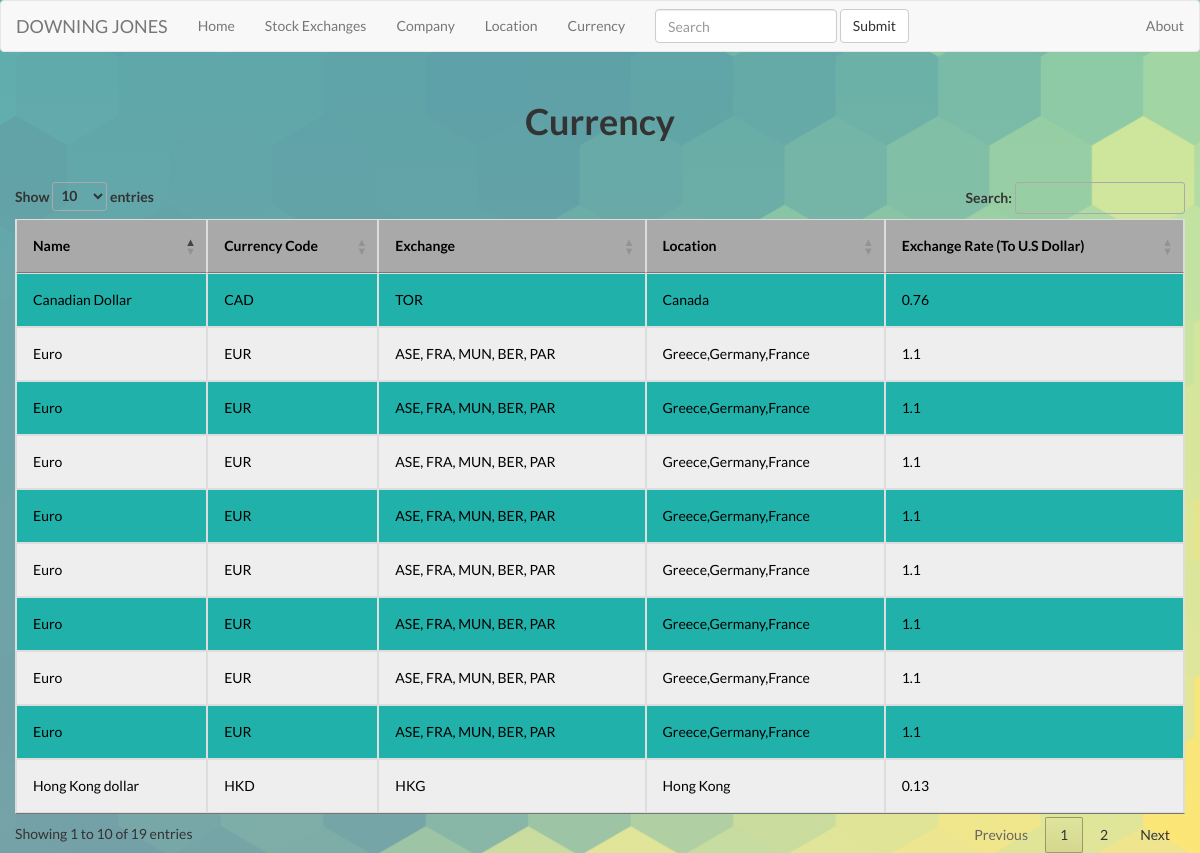
The page /currencies on the database its author committed.
### FlaskApp/DowningJones/models.py (models this page shows, shortened)
class Currency(db.Model):
    rowid = db.Column(db.Integer, primary_key=True)    #pk can be the iso code
    name = db.Column(db.String(80))
    currency = db.Column(db.String(80))
    locations = db.Column(db.String(80))
    exchanges = db.Column(db.String(80))
    exchange_rate = db.Column(db.Integer)

### FlaskApp/DowningJones/__init__.py (the view)
@app.route ( '/currencies' )
def currencies ():
	currencies = Currency.query.distinct(Currency.currency)
	return render_template('currencies.html',
							title='Currencies',
							currencies=currencies)

### FlaskApp/DowningJones/templates/currencies.html (shortened to what this page needs)
{% extends "layout.html" %}
{% block body %}
 <div class="container-fluid">
  <div class="row" style="padding:30px">
    <div class="col-md-4 col-xs-6"></div>
    <div class="col-md-4 col-xs-6" style="text-align: center">
      <h1 style = "font-weight : bold">Currency</h1>
    </div>
  </div>
  <div class="table-responsive">
    <table id="currencytable" class="table table-hover table-striped table-responsive table-bordered">
      <thead>
      <tr>
        <th id="name">Name</th>
        <th id="currencycode">Currency Code</th>
        <th id="exchange">Exchange</th>
        <th id="location">Location</th>
        <th id="exchangerate">Exchange Rate (To U.S Dollar)</th>
      </tr>
      </thead>
      <tbody>
        {% for currency in currencies %}
          <tr>
           <td><a href="/currencies/{{currency.rowid}}">{{ currency.name }}</a></td>
           <td>{{ currency.currency }}</td>
            <td><a href="/stockmarkets/{{currency.rowid}}">{{ currency.exchanges }}</a></td>
           <td><a href="/locations/{{currency.rowid}}">{{ currency.locations }}</a></td>
           <td>{{ currency.exchange_rate }}</td>
          </tr>
        {% endfor %}
        </tbody>
    </table>
    </div>
 </div>
<link rel="stylesheet" href="http://cdn.datatables.net/1.10.2/css/jquery.dataTables.min.css"></style>
{% endblock %}

### FlaskApp/DowningJones/static/style.css (style rules this page uses)
html, body { padding:0; margin:0; }
table { background-color:#a9a9a9; margin:auto; }
table, th, td { border: 1px solid black; border-collapse: collapse; color:black; }
th, td { padding: 16px !important; }
td { text-align: left; }
body { background-size: cover; }
.table-striped>tbody>tr:nth-child(odd)>td, .table-striped>tbody>tr:nth-child(odd)>th { background-color: lightseagreen; }
.table-striped>tbody>tr:nth-child(even)>td, .table-striped>tbody>tr:nth-child(even)>th { background-color: #eeeeee; }

### FlaskApp/DowningJones/templates/layout.html (style rules this page uses)
body { background:linear-gradient(rgba(200,265,265,0.45), rgba(265,265,265,0.45)), url("static/background3.png"); background-size: cover; font-family: 'Lato', sans-serif; }
tr,tbody,a,td { color:black; font-family: 'Lato', sans-serif; }

### rows shown on the page
Currency: name "Canadian Dollar", currency "CAD", exchanges "TOR", locations "Canada", exchange_rate "0.76"
Currency: name "Euro", currency "EUR", exchanges "ASE, FRA, MUN, BER, PAR", locations "Greece,Germany,France", exchange_rate "1.1"
Currency: name "Euro", currency "EUR", exchanges "ASE, FRA, MUN, BER, PAR", locations "Greece,Germany,France", exchange_rate "1.1"
Currency: name "Euro", currency "EUR", exchanges "ASE, FRA, MUN, BER, PAR", locations "Greece,Germany,France", exchange_rate "1.1"
Currency: name "Euro", currency "EUR", exchanges "ASE, FRA, MUN, BER, PAR", locations "Greece,Germany,France", exchange_rate "1.1"
Currency: name "Euro", currency "EUR", exchanges "ASE, FRA, MUN, BER, PAR", locations "Greece,Germany,France", exchange_rate "1.1"
Currency: name "Euro", currency "EUR", exchanges "ASE, FRA, MUN, BER, PAR", locations "Greece,Germany,France", exchange_rate "1.1"
Currency: name "Euro", currency "EUR", exchanges "ASE, FRA, MUN, BER, PAR", locations "Greece,Germany,France", exchange_rate "1.1"
Currency: name "Euro", currency "EUR", exchanges "ASE, FRA, MUN, BER, PAR", locations "Greece,Germany,France", exchange_rate "1.1"
Currency: name "Hong Kong dollar", currency "HKD", exchanges "HKG", locations "Hong Kong", exchange_rate "0.13"
